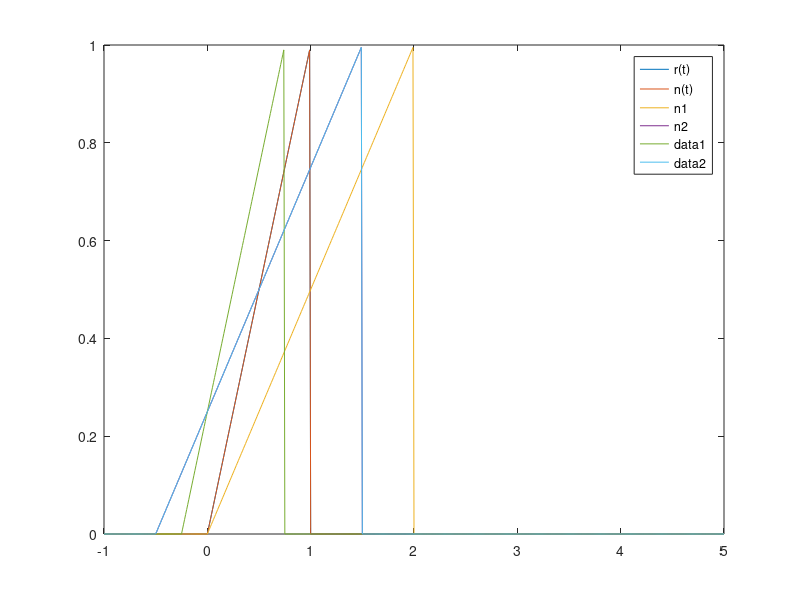

Recreate this plot in MATLAB. (Note: this script raises an error after producing the figure.)
%%
%Question A
%A.1
f = @(t) exp(-t).*cos(2*pi*t);
t = (-2:2);
plot(t,f(t));
hold on;
xlabel('t'); ylabel('f(t)'); grid;
t = (-2:0.01:2);
plot (t,f(t));
hold on;

%A.2
f1 = @(t) exp(-t);
t = (-2:2);
xlabel('t'); ylabel('f(t)'); grid;
plot(t,f1(t));
hold off;

%A.3
%The graph for A.2 and Figure 1.46 are the same since the spacing between
%each t is 1 second... if the values of t were recorded for 0.1t then the
%graphs would differ.

%%
%Question B
%B.1
p = @(t) 1.0.*((t>=0)&(t<1));
t = (-1:0.01:5); 
plot (t,p(t));
xlabel('t'); ylabel('p(t) = u(t) - u(t-1)');
axis ([-1 2 -.1 1.1]);

%B.2
r = @(t) t .* p(t);
n = @(t) r(t) + r(-t-2);
plot (t,r(t)); hold on;
plot (t, n(t));

%B.3
n1 = @(t) n(1/2*t);
n2 = @(t) n1(t + 1/2);
plot(t,n1(t)); hold on;
plot(t,n2(t));
legend('r(t)','n(t)','n1','n2');

%B.4
n3 = @(t) n(t + 1/4);
n4 = @(t) n3(1/2*t);
plot(t,n3(t)); hold on;
plot(t,n4(t));

%B.5
%The graph for n4 and n2 are observed to be the same
%%
%Question C
%C.1
g = @(t) f(t).* u(t);
t = (-2:0.01:2);
plot(t,g(2*t+1)); xlabel('t'); ylabel('g(2t+1)'); grid;

%C.2
s = @(t) g(t+1);
t = (0:0.01:4);
plot(t,s(t)); xlabel('t'); ylabel('s(t)'); grid;

%C.3


%%
%Question D
%D.1
B ([abs(B(i,j))<0.01]) = 0;
